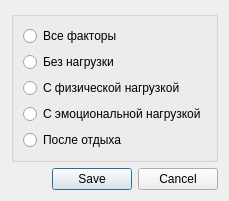
<?xml version="1.0" encoding="UTF-8"?>
<ui version="4.0">
 <class>DialogFactors</class>
 <widget class="QDialog" name="DialogFactors">
  <property name="geometry">
   <rect>
    <x>0</x>
    <y>0</y>
    <width>203</width>
    <height>300</height>
   </rect>
  </property>
  <property name="windowTitle">
   <string>Dialog</string>
  </property>
  <layout class="QVBoxLayout" name="verticalLayout">
   <property name="sizeConstraint">
    <enum>QLayout::SetFixedSize</enum>
   </property>
   <item>
    <widget class="QGroupBox" name="group_box">
     <property name="title">
      <string/>
     </property>
     <layout class="QVBoxLayout" name="verticalLayout_2">
      <property name="sizeConstraint">
       <enum>QLayout::SetFixedSize</enum>
      </property>
      <item>
       <widget class="QRadioButton" name="btn_all">
        <property name="text">
         <string>Все факторы</string>
        </property>
       </widget>
      </item>
      <item>
       <widget class="QRadioButton" name="btn_0">
        <property name="text">
         <string>Без нагрузки</string>
        </property>
       </widget>
      </item>
      <item>
       <widget class="QRadioButton" name="btn_1">
        <property name="text">
         <string>С физической нагрузкой</string>
        </property>
       </widget>
      </item>
      <item>
       <widget class="QRadioButton" name="btn_2">
        <property name="text">
         <string>С эмоциональной нагрузкой</string>
        </property>
       </widget>
      </item>
      <item>
       <widget class="QRadioButton" name="btn_3">
        <property name="text">
         <string>После отдыха</string>
        </property>
       </widget>
      </item>
     </layout>
    </widget>
   </item>
   <item>
    <widget class="QDialogButtonBox" name="buttons">
     <property name="layoutDirection">
      <enum>Qt::LeftToRight</enum>
     </property>
     <property name="orientation">
      <enum>Qt::Horizontal</enum>
     </property>
     <property name="standardButtons">
      <set>QDialogButtonBox::Cancel|QDialogButtonBox::Save</set>
     </property>
    </widget>
   </item>
  </layout>
 </widget>
 <resources/>
 <connections>
  <connection>
   <sender>buttons</sender>
   <signal>accepted()</signal>
   <receiver>DialogFactors</receiver>
   <slot>accept()</slot>
   <hints>
    <hint type="sourcelabel">
     <x>248</x>
     <y>254</y>
    </hint>
    <hint type="destinationlabel">
     <x>157</x>
     <y>274</y>
    </hint>
   </hints>
  </connection>
  <connection>
   <sender>buttons</sender>
   <signal>rejected()</signal>
   <receiver>DialogFactors</receiver>
   <slot>reject()</slot>
   <hints>
    <hint type="sourcelabel">
     <x>316</x>
     <y>260</y>
    </hint>
    <hint type="destinationlabel">
     <x>286</x>
     <y>274</y>
    </hint>
   </hints>
  </connection>
 </connections>
</ui>
